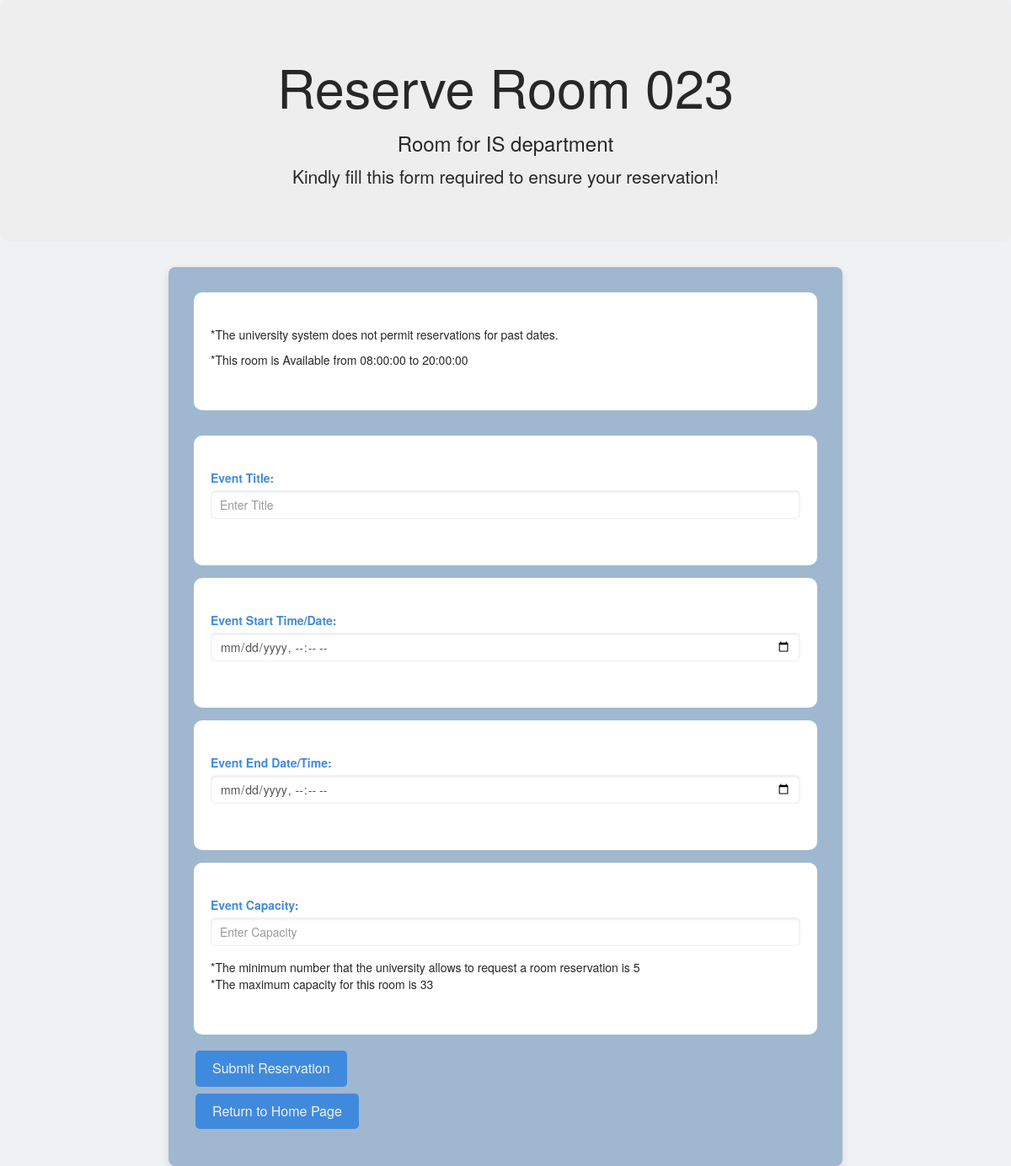
The page /Booking/new_reservation.php?room_id=3 (signed in) on the database its author committed.
### tables this page shows
CREATE TABLE `rooms` (
  `number` text NOT NULL,
  `Capacity` int(11) NOT NULL,
  `Room_ID` int(11) NOT NULL,
  `Type` text NOT NULL,
  `Description` text NOT NULL,
  `floor` int(11) NOT NULL,
  `department` text NOT NULL,
  `Available_From` time NOT NULL DEFAULT '08:00:00',
  `Available_To` time NOT NULL DEFAULT '20:00:00'
);

### Booking/new_reservation.php (the view, shortened to what this page needs)
<?php
include('../database/db.php');
        $room_id = 1;
        if(isset($_GET["room_id"])) {
            $room_id=$_GET["room_id"];
        }
            $query = "SELECT Capacity FROM rooms WHERE Room_ID = ?";
            $stmt = $pdo->prepare($query);
            $stmt->execute([$room_id]);
            $room = $stmt->fetch();
            $room_capacity = $room['Capacity'];
            $capacity_length = strlen((string)$room_capacity);
            $query = "SELECT number FROM rooms WHERE Room_ID = ?";
            $stmt = $pdo->prepare($query);
            $stmt->execute([$room_id]);
            $room = $stmt->fetch();
            $room_number = $room['number'];
            $query = "SELECT Description FROM rooms WHERE Room_ID = ?";
            $stmt = $pdo->prepare($query);
            $stmt->execute([$room_id]);
            $room = $stmt->fetch();
            $room_Description = $room['Description'];
            $query = "SELECT Available_From FROM rooms WHERE Room_ID = ?";
            $stmt = $pdo->prepare($query);
            $stmt->execute([$room_id]);
            $room = $stmt->fetch();
            $room_Available_From = $room['Available_From'];
            $query = "SELECT Available_To FROM rooms WHERE Room_ID = ?";
            $stmt = $pdo->prepare($query);
            $stmt->execute([$room_id]);
            $room = $stmt->fetch();
            $room_Available_To = $room['Available_To'];
?>
<!DOCTYPE html>
<html lang="en">
<head>
<link rel="stylesheet" href="https://maxcdn.bootstrapcdn.com/bootstrap/3.4.1/css/bootstrap.min.css">
<link rel="stylesheet" href="../css/new_reservation_style.css">
<link rel="stylesheet" href="https://code.jquery.com/ui/1.14.1/themes/base/jquery-ui.css">
</head>
<body>
<div class="jumbotron text-center">
    <h1>Reserve Room <?php echo $room_number; ?></h1>
    <h3><?php echo $room_Description; ?></h3>
    <p>Kindly fill this form required to ensure your reservation!</p>
    </div>
    <div class="container">
    <form action="new_reservation.php?room_id=<?php echo $room_id;?>" method="POST">
        <div>
        <p>*The university system does not permit reservations for past dates.</p>
        <p>*This room is Available from <?php echo $room_Available_From; ?> to <?php echo $room_Available_To; ?></p>
        </div>
        <div class="form-group">
            <label for="title">Event Title:</label>
            <input type="text" class="form-control" name="Title" placeholder="Enter Title"  maxlength="80" required >
        </div>
        <div class="form-group">
        <label for="start_time">Event Start Time/Date:</label>
        <input type="datetime-local" class="form-control" name="start_time"  placeholder="Enter Start Time/Date" required>
        </div>
        <div class="form-group">
        <label for="end_time">Event End Date/Time:</label>
        <input type="datetime-local" class="form-control" name="end_time"  placeholder="Enter End Time/Date" required>
        </div>
        <div class="form-group">
            <label for="capacity">Event Capacity:</label>
            <input type="number" oninput="maxLengthCheck(this)" class="form-control" name="capacity"  id="capacity"  min="5" max="<?php echo $room_capacity; ?>"    maxlength="<?php echo $capacity_length; ?>" placeholder="Enter Capacity"  required>
            <p>*The minimum number that the university allows to request a room reservation is 5 <br> *The maximum capacity for this room is <?php echo $room_capacity; ?></p>
        </div>
        <button type="submit" name='submit' class="btn btn-primary" onclick="return validateCapacity(document.getElementById('capacity'));">Submit Reservation</button>
         <p><a href="../index.php" class="btn btn-primary">Return to Home Page</a></p>
    </form>
    </div>
</body>
</html>

### css/new_reservation_style.css (style rules this page uses)
:root { --whitish: #EFF1F3; --blue: #8ecae6; --yellow: #FED766; --balckish: #272727; --gray: #696773; --red:#a4161a; --blue2:#408ade; }
body { background-color: #EFF1F3; color: var(--balckish); }
div { background-color: white; padding: 40px 20px; margin-bottom: 30px; border-radius: 10px; }
h1 { color: var(--blue); font-size: 36px; text-align: center; margin-top: 20px; margin-bottom: 10px; }
.container { background-color: #a0b8cf; padding: 30px; border-radius: 8px; box-shadow: 0 4px 10px rgba(0, 0, 0, 0.1); max-width: 800px; margin: 0 auto; }
.form-group label { color: var(--blue2); font-weight: bold; }
.form-control { border-radius: 5px; border: 1px solid var(--whitish); padding: 10px; margin-bottom: 15px; box-shadow: inset 0 1px 3px rgba(0, 0, 0, 0.1); }
.btn-primary { background-color:var(--blue2); border: none; padding: 10px 20px; color: var(--whitish); border-radius: 5px; font-size: 1rem; text-decoration: none; display: inline-block; font-size: 16px; margin: 4px 2px; border-color: #EFF1F3; }

### rows shown on the page
rooms: number "023", Description "Room for IS department", Available_From "08:00:00", Available_To "20:00:00", Capacity "33"
